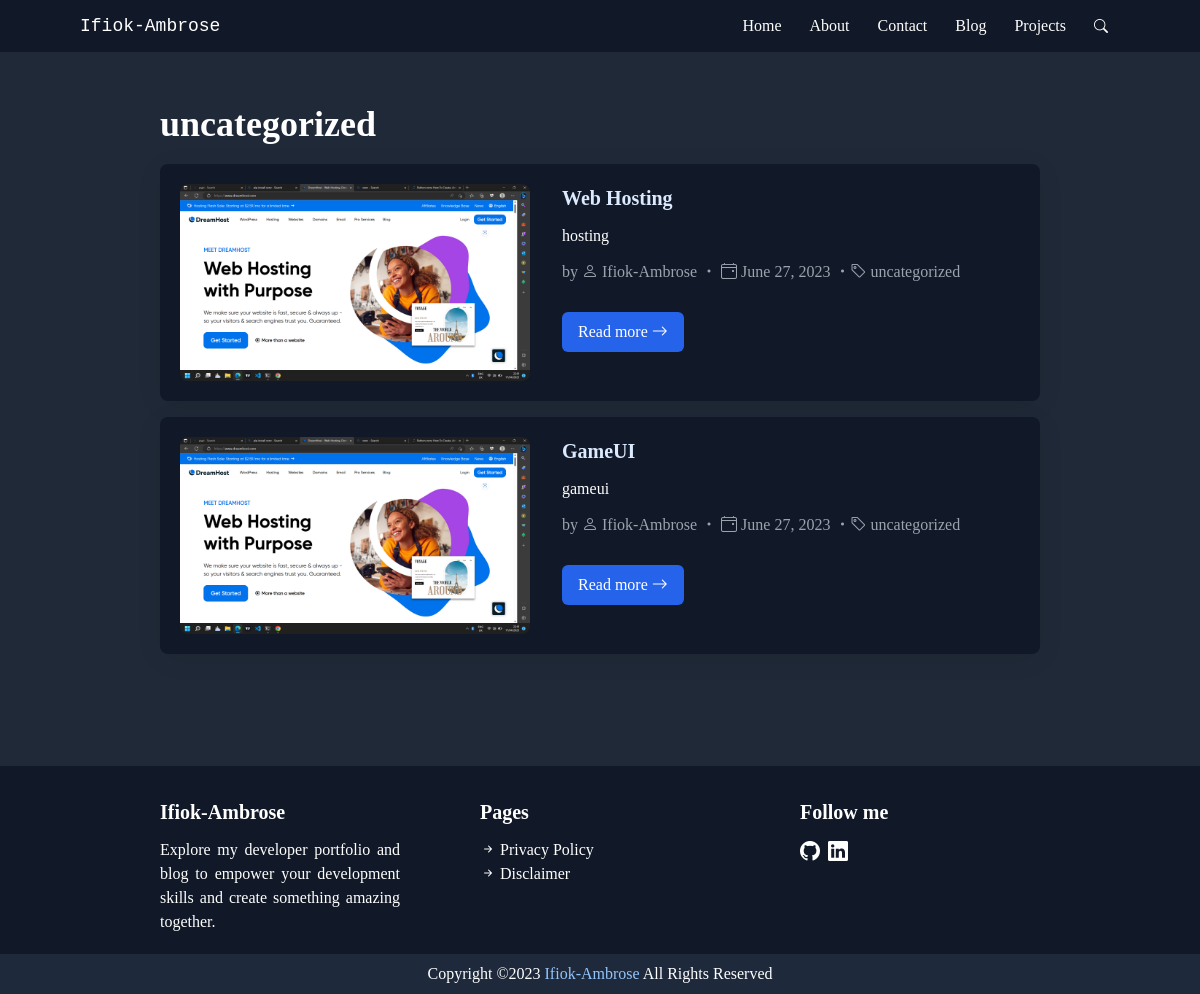
Screenshot of /category/uncategorized with the database file from the repository.
### home/models.py (models this page shows, shortened)
class Blog(models.Model):
    sno = models.AutoField(primary_key=True)
    title = models.CharField(max_length=200)
    meta = models.CharField(max_length=300)
    content = models.TextField()
    thumbnail_img = models.ImageField(null=True, blank=True, upload_to="images/")
    thumbnail_url = models.URLField(blank=True, null=True)
    category = models.CharField(max_length=255, default="uncategorized")
    slug = models.CharField(max_length=100)
    time = models.DateField(auto_now_add=True)

### home/views.py (the view)
# urls.py: path('category/<str:category>', views.category, name='category'),
def category(request, category):
    category_posts = Blog.objects.filter(category=category).order_by('-time')
    if not category_posts:
        message = f"No posts found in category: '{category}'"
        return render(request, "category.html", {"message": message})
    paginator = Paginator(category_posts, 3)
    page = request.GET.get('page')
    category_posts = paginator.get_page(page)
    return render(request, "category.html", {"category": category, 'category_posts': category_posts})

### templates/category.html (shortened to what this page needs)
{% extends 'base.html' %}
{% block content %}
<div class='bg-gray-800 text-white p-5 md:py-8 md:px-20 lg:px-40 xl:px-60'>
    <p style="font-family: Poppins-Bold" class='text-4xl font-extrabold py-5 text-center md:text-start'>{{category}}</p>
    {% if message %}
    <div class='p-5 grid place-items-center mt-10 mb-40 text-center'>
        {% comment %} <img class='h-auto w-96' src="{% static 'images/404-error.svg' %}" alt="image"> {% endcomment %}
        <p style="font-family: Poppins-Bold;" class='my-4 text-5xl font-extrabold md:text-8xl'>404</p>
        <p class=''>{{message}}</p>
    </div>
    <div class="text-xl p-5 grid grid-cols-1 place-items-center items-center md:grid-cols-3 -mt-44 gap-x-4">
        <div onclick="location.href='/';" style="box-shadow:0 5px 30px 0 rgba(0,0,0,.05);" class="hover:scale-105 hover:transform transition duration-300 cursor-pointer bg-gray-900 rounded-lg h-40 w-full my-4 text-center p-5 grid place-items-center">
            <div>
            <p class='text-4xl my-2'><i class="bi bi-house-door text-transparent bg-clip-text bg-gradient-to-r from-cyan-200 to-blue-500"></i></p>
            <p class='text-base'>Return Home</p>
            </div>
        </div>
        <div onclick="location.href='/categories';" style="box-shadow:0 5px 30px 0 rgba(0,0,0,.05);" class="hover:scale-105 hover:transform transition duration-300 cursor-pointer bg-gray-900 rounded-lg h-40 w-full my-4 text-center p-5 grid place-items-center">
            <div>
            <p class='text-4xl my-2'><i class="bi bi-tags text-transparent bg-clip-text bg-gradient-to-r from-cyan-200 to-blue-500"></i></p>
            <p class='text-base'>Browse Categories</p>
            </div>
        </div>
        <div onclick="location.href='/blog';" style="box-shadow:0 5px 30px 0 rgba(0,0,0,.05);" class="hover:scale-105 hover:transform transition duration-300 cursor-pointer bg-gray-900 rounded-lg h-40 w-full my-4 text-center p-5 grid place-items-center">
            <div>
            <p class='text-4xl my-2'><i class="bi bi-book text-transparent bg-clip-text bg-gradient-to-r from-cyan-200 to-blue-500"></i></p>
            <p class='text-base'>Visit Blog</p>
            </div>
        </div>
    </div>
    {% else %}
        {% for blog in category_posts %}
            <div style="box-shadow:0 5px 30px 0 rgba(0,0,0,.05);" class='flex flex-col md:flex-row gap-4 md:gap-x-8 bg-gray-900 p-5 mb-4 rounded-lg'>
                <img class="post-img-url rounded-lg object-cover" width='350px' height='180px' src="{{blog.thumbnail_url}}" alt="image">
                <div>
                    <a class='text-blue-100 hover:text-blue-300 transition duration-300' href='/blogpost/{{blog.slug}}'><span class='text-xl font-extrabold'>{{blog.title|slice:80}}</span></a><br>
                    <p class='my-3'>{{blog.meta|slice:180|safe}}</p>
                    <p class='mt-2 mb-4 text-gray-400'>by  <i class="bi bi-person"></i>  <a href='/about' class='group transition-all duration-500 ease-out'><span class='bg-left-bottom bg-gradient-to-r from-cyan-300 to-blue-500 bg-[length:0%_2px] bg-no-repeat group-hover:bg-[length:100%_2px] transition-all duration-500 ease-out group-hover:text-cyan-200'>Ifiok-Ambrose</span></a> <i class="bi bi-dot"></i> <span><i class="bi bi-calendar4-event"></i> {{blog.time}}</span> <i class="bi bi-dot"></i><i class="bi bi-tag"></i> <a href='/category/{{blog.category}}' class='group transition-all duration-500 ease-out'><span class='bg-left-bottom bg-gradient-to-r from-cyan-300 to-blue-500 bg-[length:0%_2px] bg-no-repeat group-hover:bg-[length:100%_2px] transition-all duration-500 ease-out group-hover:text-cyan-200'>{{blog.category}}</span></a></p>
                    <a href='/blogpost/{{blog.slug}}'><button class='bg-blue-600 p-2 px-4 rounded-[6px] hover:bg-gray-800 hover:outline hover:outline-blue-600 transition delay-75 ease-in-out my-3'>Read more <i class="bi bi-arrow-right font-extrabold"></i></button></a>
                </div>
            </div>
        {% endfor %}
    {% endif %}
    <div class="pagination py-8">
      </div>
</div>
{% endblock %}

### templates/base.html (style rules this page uses)
body { font-family: Poppins; transition: 0.3s ease-in-out; }

### rows the page displays
Blog: thumbnail_url (picture), title "Web Hosting", meta "hosting", time "June 27, 2023", category "uncategorized"
Blog: thumbnail_url (picture), title "GameUI", meta "gameui", time "June 27, 2023", category "uncategorized"

### other values shown
{{ category }} "uncategorized"
